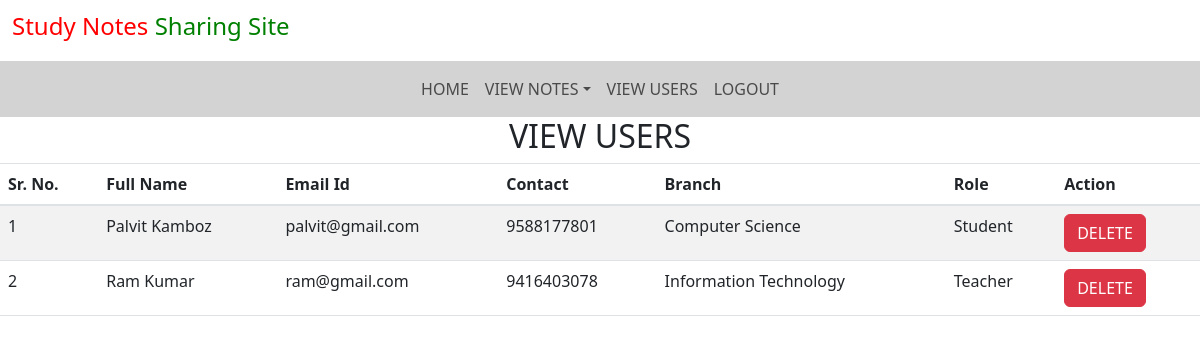
Screenshot of /view_users (signed in) with the database file from the repository.
### notes/models.py (models this page shows, shortened)
class signup(models.Model):
    user = models.ForeignKey(User, on_delete=models.CASCADE)
    contact = models.CharField(max_length=10)
    branch = models.CharField(max_length=30)
    role = models.CharField(max_length=15)

### notes/views.py (the view)
# urls.py: path('view_users', views.view_users, name="view_users"),
def view_users(request):
    if not request.user.is_staff:
        return redirect('admin_login')
    users = models.signup.objects.all()
    data = {
        "users": users
    }
    return render(request, 'notes/view_users.html', data)

### templates/notes/view_users.html (shortened to what this page needs)
{% extends 'notes/admin_nav.html'%}
{% load static%}
{% block head%}
<link rel="stylesheet" href="https://cdnjs.cloudflare.com/ajax/libs/twitter-bootstrap/5.3.0/css/bootstrap.min.css">
<link rel="stylesheet" href="https://cdn.datatables.net/1.13.6/css/dataTables.bootstrap5.min.css">
{% endblock %}
{% block body%}
<h2 style="text-align: center;">VIEW USERS</h2>
<table class="table table-striped" id="example">
    <thead>
        <tr>
            <th>Sr. No.</th>
            <th>Full Name</th>
            <th>Email Id</th>
            <th>Contact</th>
            <th>Branch</th>
            <th>Role</th>
            <th>Action</th>
        </tr>
    </thead>
    <tbody>
        {% for item in users%}
        <tr>
            <td>{{forloop.counter}}</td>
            <td>{{item.user.first_name}} {{item.user.last_name}}</td>
            <td>{{item.user.username}}</td>
            <td>{{item.contact}}</td>
            <td>{{item.branch}}</td>
            <td>{{item.role}}</td>
            <td><a href="{% url 'delete_user' item.user.id%}" class="btn btn-danger" onclick="return confirm('Are You Sure to delete this user?')">DELETE</a></td>
        </tr>
        {% endfor %}
    </tbody>
</table>
{% endblock %}

### rows the page displays
signup: user.first_name "Palvit", user.last_name "Kamboz", user.username "palvit@gmail.com", contact "9588177801", branch "Computer Science", role "Student"
signup: user.first_name "Ram", user.last_name "Kumar", user.username "ram@gmail.com", contact "9416403078", branch "Information Technology", role "Teacher"
